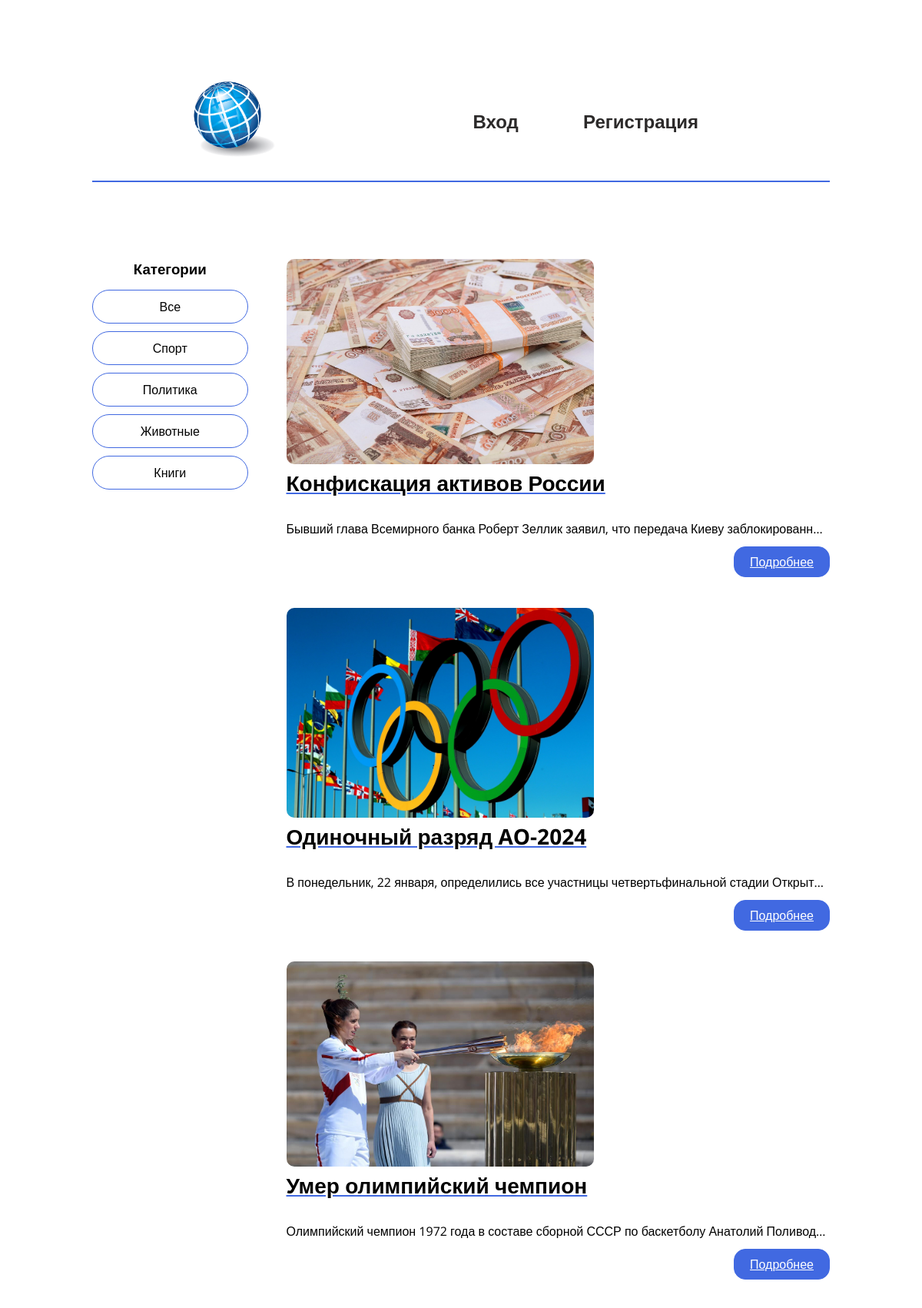
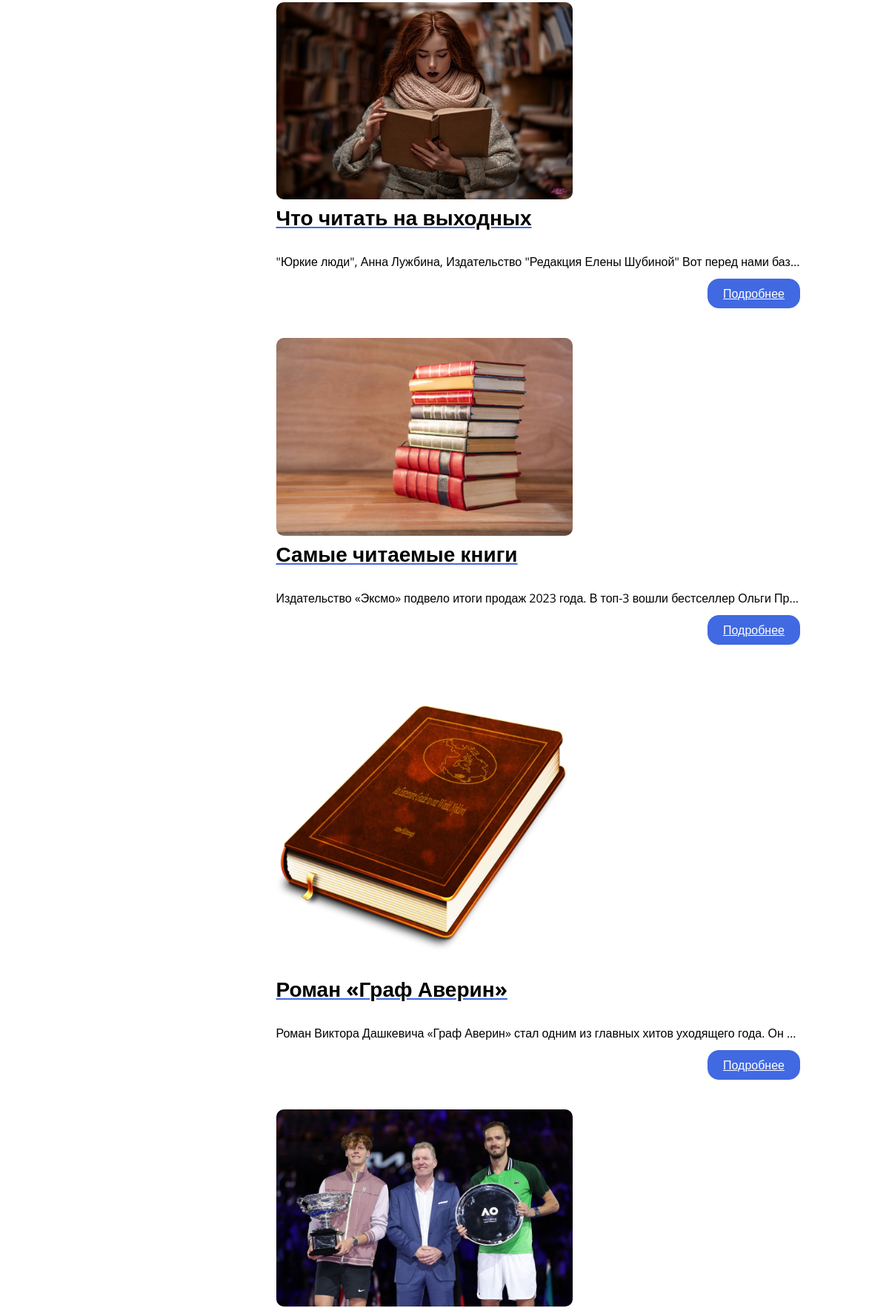
The page / (upper part) on the database its author committed (2 pictures, top to bottom).
### website/models.py (models this page shows, shortened)
class Categories(models.Model):
    name = models.CharField(verbose_name="Название",
                             max_length=30,
                             blank=False)
    description = models.TextField(verbose_name="Описание")
    class Meta:
        verbose_name = "Категорию"
        verbose_name_plural = "Категории"

class News(models.Model):
    title = models.CharField(verbose_name="Заголовок",
                             max_length=30,
                             blank=False)
    description = models.TextField(verbose_name="Описание")
    created_at = models.DateTimeField(verbose_name="Созданно в",
                                      auto_now_add=True)
    published_at = models.DateTimeField(verbose_name="Опубликовать в",
                                        default=dt.now())
    photo = models.ImageField(verbose_name="Путь к фото",
                              upload_to="photo_for_news/",
                              blank=True)
    is_published = models.BooleanField(verbose_name="Статус публикации",
                                       default=True)
    category = models.ForeignKey(verbose_name="Категория",
                                 to=Categories,
                                 on_delete=models.PROTECT)
    class Meta:
        verbose_name = "Новость"
        verbose_name_plural = "Новости"

### website/views.py (the view)
# urls.py: path('', index, name="home"),
def index(request, id=None):
    data = {
        "categories": Categories.objects.all(),
        "news": News.objects.all(),
        "count_news": 1
    }
    if id:
        data["category"] = Categories.objects.get(id=id)
        data["news"] = News.objects.filter(category=id)
        data["count_news"] = len(News.objects.filter(category=id))
    return render(request, "index.html", data)

### website/templates/index.html (shortened to what this page needs)
{% extends "base.html" %}
{% block content %}
<aside class="main_page">
            <h3>Категории</h3>
            <a href="/">Все</a>
            {% for category in categories %}
            <a href="/category/{{ category.id }}">{{ category.name }}</a>
            {% endfor %}
        </aside>
        <section class="cards">
            {% if count_news %}
            {% for news in news %}
            <article class="card">
                <img class="img_news" src="/media/{{ news.photo }}" alt="photo"/>
                <h2>{{ news.title }}</h2>
                <p>{{ news.description }}</p>
                <a href="/news/{{ news.id }}">Подробнее</a>
            </article>
            {% endfor %}
            {% else %}
            <p class="no-public">Публикаций пока нет...</p>
            {% endif %}
        </section>
{% endblock %}

### website/templates/base.html (style rules this page uses)
* { margin: 0; padding: 0; box-sizing: border-box; font-family: 'Open Sans', sans-serif; }
html { display: flex; flex-direction: column; align-items: center; justify-content: center; }
body { padding: 10vh 10vw; }
.main > aside { grid-column: span 1; }
.main > aside > h3 { padding-bottom: 15px; text-align: center; }
.main > aside > a { cursor: pointer; display: grid; text-decoration: none; border: 1px solid rgb(65, 105, 225); padding: 10px; text-align: center; border-radius: 30px; color: black; margin-bottom: 10px; }
.main > section.cards { grid-column: span 3; }
.main > section.cards > article.card { margin-bottom: 80px; }
.main > section.cards > article.card > h2 { text-decoration: underline solid rgb(65, 105, 225); }
.main > section.cards > article.card > p { padding: 10px 0px 12px 0px; overflow: hidden; white-space: nowrap; text-overflow: ellipsis; }
.main > section.cards > article.card > a { font-weight: 500; font-size: 16px; color: white; background-color: rgb(65, 105, 225); border: 1px solid rgb(65, 105, 225); border-radius: 15px; padding: 8px 20px; cursor: pointer; float: right; }
.img_news { max-width: 400px; max-height: fit-content; border-radius: 10px; }
h2 { font-size: 28px; padding-bottom: 20px; }

### rows shown on the page
Categories: name "Спорт"
Categories: name "Политика"
Categories: name "Животные"
Categories: name "Книги"
News: photo (picture), title "Конфискация активов России", description "Бывший глава Всемирного банка Роберт Зеллик заявил, что передача Киеву заблокированн…"
News: photo (picture), title "Одиночный разряд AO-2024", description "В понедельник, 22 января, определились все участницы четвертьфинальной стадии Открыт…"
News: photo (picture), title "Умер олимпийский чемпион", description "Олимпийский чемпион 1972 года в составе сборной СССР по баскетболу Анатолий Поливод…"
News: photo (picture), title "Что читать на выходных", description "\"Юркие люди\", Анна Лужбина, Издательство \"Редакция Елены Шубиной\" Вот перед нами баз…"
News: photo (picture), title "Самые читаемые книги", description "Издательство «Эксмо» подвело итоги продаж 2023 года. В топ-3 вошли бестселлер Ольги Пр…"
News: photo (picture), title "Роман «Граф Аверин»", description "Роман Виктора Дашкевича «Граф Аверин» стал одним из главных хитов уходящего года. Он…"
News: photo (picture)
